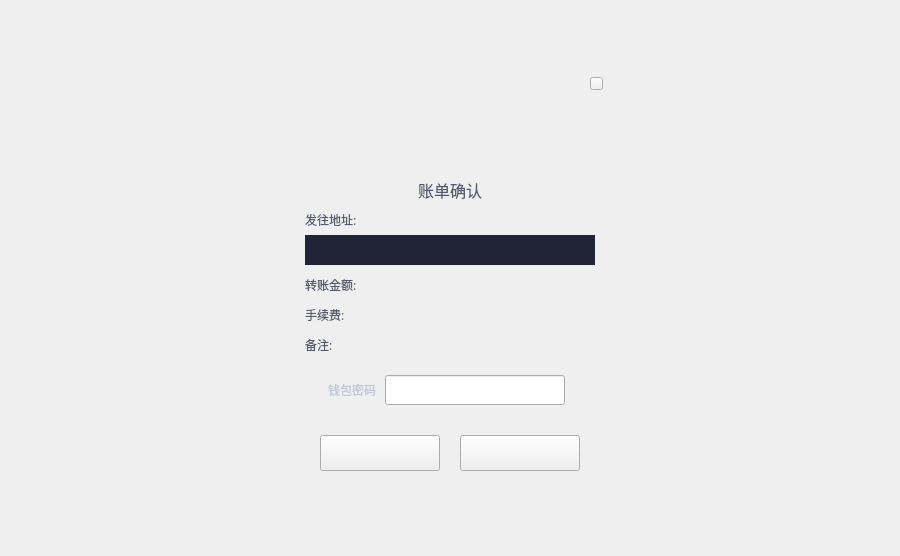
<?xml version="1.0" encoding="UTF-8"?>
<ui version="4.0">
 <class>TransferConfirmDialog</class>
 <widget class="QDialog" name="TransferConfirmDialog">
  <property name="geometry">
   <rect>
    <x>0</x>
    <y>0</y>
    <width>900</width>
    <height>556</height>
   </rect>
  </property>
  <property name="font">
   <font>
    <family>微软雅黑</family>
   </font>
  </property>
  <property name="windowTitle">
   <string>Dialog</string>
  </property>
  <widget class="QWidget" name="widget" native="true">
   <property name="geometry">
    <rect>
     <x>0</x>
     <y>0</y>
     <width>900</width>
     <height>556</height>
    </rect>
   </property>
   <widget class="QWidget" name="containerWidget" native="true">
    <property name="geometry">
     <rect>
      <x>285</x>
      <y>65</y>
      <width>330</width>
      <height>440</height>
     </rect>
    </property>
    <property name="font">
     <font>
      <family>微软雅黑</family>
     </font>
    </property>
    <widget class="QLineEdit" name="pwdLineEdit">
     <property name="geometry">
      <rect>
       <x>100</x>
       <y>310</y>
       <width>180</width>
       <height>30</height>
      </rect>
     </property>
     <property name="echoMode">
      <enum>QLineEdit::Password</enum>
     </property>
    </widget>
    <widget class="QLabel" name="tipLabel2">
     <property name="geometry">
      <rect>
       <x>100</x>
       <y>340</y>
       <width>200</width>
       <height>24</height>
      </rect>
     </property>
     <property name="text">
      <string/>
     </property>
    </widget>
    <widget class="QToolButton" name="okBtn">
     <property name="geometry">
      <rect>
       <x>35</x>
       <y>370</y>
       <width>120</width>
       <height>36</height>
      </rect>
     </property>
     <property name="cursor">
      <cursorShape>PointingHandCursor</cursorShape>
     </property>
     <property name="styleSheet">
      <string notr="true"/>
     </property>
     <property name="text">
      <string/>
     </property>
    </widget>
    <widget class="QLabel" name="label_2">
     <property name="geometry">
      <rect>
       <x>20</x>
       <y>140</y>
       <width>81</width>
       <height>30</height>
      </rect>
     </property>
     <property name="font">
      <font>
       <pointsize>9</pointsize>
       <weight>50</weight>
       <bold>false</bold>
      </font>
     </property>
     <property name="styleSheet">
      <string notr="true">color: rgb(83,90,109);</string>
     </property>
     <property name="text">
      <string>发往地址:</string>
     </property>
     <property name="alignment">
      <set>Qt::AlignLeading|Qt::AlignLeft|Qt::AlignVCenter</set>
     </property>
    </widget>
    <widget class="QLabel" name="pwdLabel">
     <property name="geometry">
      <rect>
       <x>0</x>
       <y>310</y>
       <width>91</width>
       <height>30</height>
      </rect>
     </property>
     <property name="styleSheet">
      <string notr="true">color: rgb(192,196,212);</string>
     </property>
     <property name="text">
      <string>钱包密码</string>
     </property>
     <property name="alignment">
      <set>Qt::AlignRight|Qt::AlignTrailing|Qt::AlignVCenter</set>
     </property>
    </widget>
    <widget class="QLabel" name="label_5">
     <property name="geometry">
      <rect>
       <x>20</x>
       <y>265</y>
       <width>40</width>
       <height>30</height>
      </rect>
     </property>
     <property name="font">
      <font>
       <pointsize>9</pointsize>
       <weight>50</weight>
       <bold>false</bold>
      </font>
     </property>
     <property name="styleSheet">
      <string notr="true">color: rgb(83,90,109);</string>
     </property>
     <property name="text">
      <string>备注:</string>
     </property>
     <property name="alignment">
      <set>Qt::AlignLeading|Qt::AlignLeft|Qt::AlignVCenter</set>
     </property>
    </widget>
    <widget class="QLabel" name="feeLabel">
     <property name="geometry">
      <rect>
       <x>80</x>
       <y>235</y>
       <width>240</width>
       <height>30</height>
      </rect>
     </property>
     <property name="styleSheet">
      <string notr="true">color: rgb(255, 34, 76);</string>
     </property>
     <property name="text">
      <string/>
     </property>
    </widget>
    <widget class="QLabel" name="label_3">
     <property name="geometry">
      <rect>
       <x>20</x>
       <y>205</y>
       <width>60</width>
       <height>30</height>
      </rect>
     </property>
     <property name="font">
      <font>
       <pointsize>9</pointsize>
       <weight>50</weight>
       <bold>false</bold>
      </font>
     </property>
     <property name="styleSheet">
      <string notr="true">color: rgb(83,90,109);</string>
     </property>
     <property name="text">
      <string>转账金额:</string>
     </property>
     <property name="alignment">
      <set>Qt::AlignLeading|Qt::AlignLeft|Qt::AlignVCenter</set>
     </property>
    </widget>
    <widget class="QLabel" name="remarkLabel">
     <property name="geometry">
      <rect>
       <x>60</x>
       <y>265</y>
       <width>260</width>
       <height>30</height>
      </rect>
     </property>
     <property name="styleSheet">
      <string notr="true">color: rgb(192,196,212);</string>
     </property>
     <property name="text">
      <string/>
     </property>
    </widget>
    <widget class="QLabel" name="label">
     <property name="geometry">
      <rect>
       <x>80</x>
       <y>110</y>
       <width>170</width>
       <height>30</height>
      </rect>
     </property>
     <property name="font">
      <font>
       <pointsize>12</pointsize>
      </font>
     </property>
     <property name="styleSheet">
      <string notr="true">color: rgb(83,90,109);</string>
     </property>
     <property name="text">
      <string>账单确认</string>
     </property>
     <property name="alignment">
      <set>Qt::AlignCenter</set>
     </property>
    </widget>
    <widget class="QToolButton" name="cancelBtn">
     <property name="geometry">
      <rect>
       <x>175</x>
       <y>370</y>
       <width>120</width>
       <height>36</height>
      </rect>
     </property>
     <property name="cursor">
      <cursorShape>PointingHandCursor</cursorShape>
     </property>
     <property name="styleSheet">
      <string notr="true"/>
     </property>
     <property name="text">
      <string/>
     </property>
    </widget>
    <widget class="QLabel" name="label_4">
     <property name="geometry">
      <rect>
       <x>20</x>
       <y>235</y>
       <width>60</width>
       <height>30</height>
      </rect>
     </property>
     <property name="font">
      <font>
       <pointsize>9</pointsize>
       <weight>50</weight>
       <bold>false</bold>
      </font>
     </property>
     <property name="styleSheet">
      <string notr="true">color: rgb(83,90,109);</string>
     </property>
     <property name="text">
      <string>手续费:</string>
     </property>
     <property name="alignment">
      <set>Qt::AlignLeading|Qt::AlignLeft|Qt::AlignVCenter</set>
     </property>
    </widget>
    <widget class="QLabel" name="addressLabel">
     <property name="geometry">
      <rect>
       <x>20</x>
       <y>170</y>
       <width>290</width>
       <height>30</height>
      </rect>
     </property>
     <property name="styleSheet">
      <string notr="true">background-color:rgb(32,36,54);
color: rgb(83, 90, 109);
padding: 0px 10px 0px 6px;</string>
     </property>
     <property name="text">
      <string/>
     </property>
     <property name="textInteractionFlags">
      <set>Qt::LinksAccessibleByMouse|Qt::TextSelectableByMouse</set>
     </property>
    </widget>
    <widget class="QLabel" name="amountLabel">
     <property name="geometry">
      <rect>
       <x>80</x>
       <y>205</y>
       <width>240</width>
       <height>30</height>
      </rect>
     </property>
     <property name="styleSheet">
      <string notr="true">color: rgb(255, 34, 76);</string>
     </property>
     <property name="text">
      <string/>
     </property>
    </widget>
    <widget class="QLabel" name="warningLabel">
     <property name="geometry">
      <rect>
       <x>135</x>
       <y>35</y>
       <width>60</width>
       <height>60</height>
      </rect>
     </property>
     <property name="styleSheet">
      <string notr="true">background-image: url(:/ui/wallet_ui/warning.png);</string>
     </property>
     <property name="text">
      <string/>
     </property>
    </widget>
    <widget class="QToolButton" name="closeBtn">
     <property name="geometry">
      <rect>
       <x>305</x>
       <y>12</y>
       <width>13</width>
       <height>13</height>
      </rect>
     </property>
     <property name="cursor">
      <cursorShape>PointingHandCursor</cursorShape>
     </property>
     <property name="focusPolicy">
      <enum>Qt::NoFocus</enum>
     </property>
     <property name="text">
      <string/>
     </property>
    </widget>
   </widget>
  </widget>
 </widget>
 <resources/>
 <connections/>
</ui>
